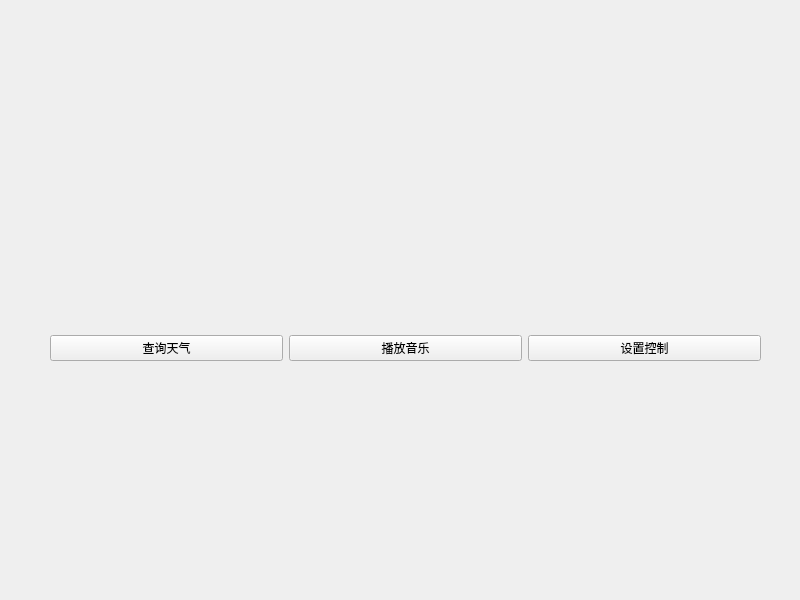
<?xml version="1.0" encoding="UTF-8"?>
<ui version="4.0">
 <class>Widget</class>
 <widget class="QWidget" name="Widget">
  <property name="geometry">
   <rect>
    <x>0</x>
    <y>0</y>
    <width>800</width>
    <height>600</height>
   </rect>
  </property>
  <property name="windowTitle">
   <string>Widget</string>
  </property>
  <widget class="QWidget" name="verticalLayoutWidget">
   <property name="geometry">
    <rect>
     <x>40</x>
     <y>10</y>
     <width>731</width>
     <height>361</height>
    </rect>
   </property>
   <layout class="QVBoxLayout" name="verticalLayout">
    <property name="leftMargin">
     <number>10</number>
    </property>
    <property name="topMargin">
     <number>10</number>
    </property>
    <property name="rightMargin">
     <number>10</number>
    </property>
    <property name="bottomMargin">
     <number>10</number>
    </property>
    <item>
     <widget class="Titlebar" name="titleBar" native="true"/>
    </item>
    <item>
     <spacer name="verticalSpacer">
      <property name="orientation">
       <enum>Qt::Vertical</enum>
      </property>
      <property name="sizeHint" stdset="0">
       <size>
        <width>20</width>
        <height>40</height>
       </size>
      </property>
     </spacer>
    </item>
    <item>
     <layout class="QHBoxLayout" name="horizontalLayout">
      <item>
       <widget class="QPushButton" name="pushButton">
        <property name="text">
         <string>查询天气</string>
        </property>
       </widget>
      </item>
      <item>
       <widget class="QPushButton" name="pushButton_2">
        <property name="text">
         <string>播放音乐</string>
        </property>
       </widget>
      </item>
      <item>
       <widget class="QPushButton" name="pushButton_3">
        <property name="text">
         <string>设置控制</string>
        </property>
       </widget>
      </item>
     </layout>
    </item>
   </layout>
  </widget>
 </widget>
 <customwidgets>
  <customwidget>
   <class>Titlebar</class>
   <extends>QWidget</extends>
   <header location="global">titlebar.h</header>
   <container>1</container>
  </customwidget>
 </customwidgets>
 <resources/>
 <connections/>
</ui>
